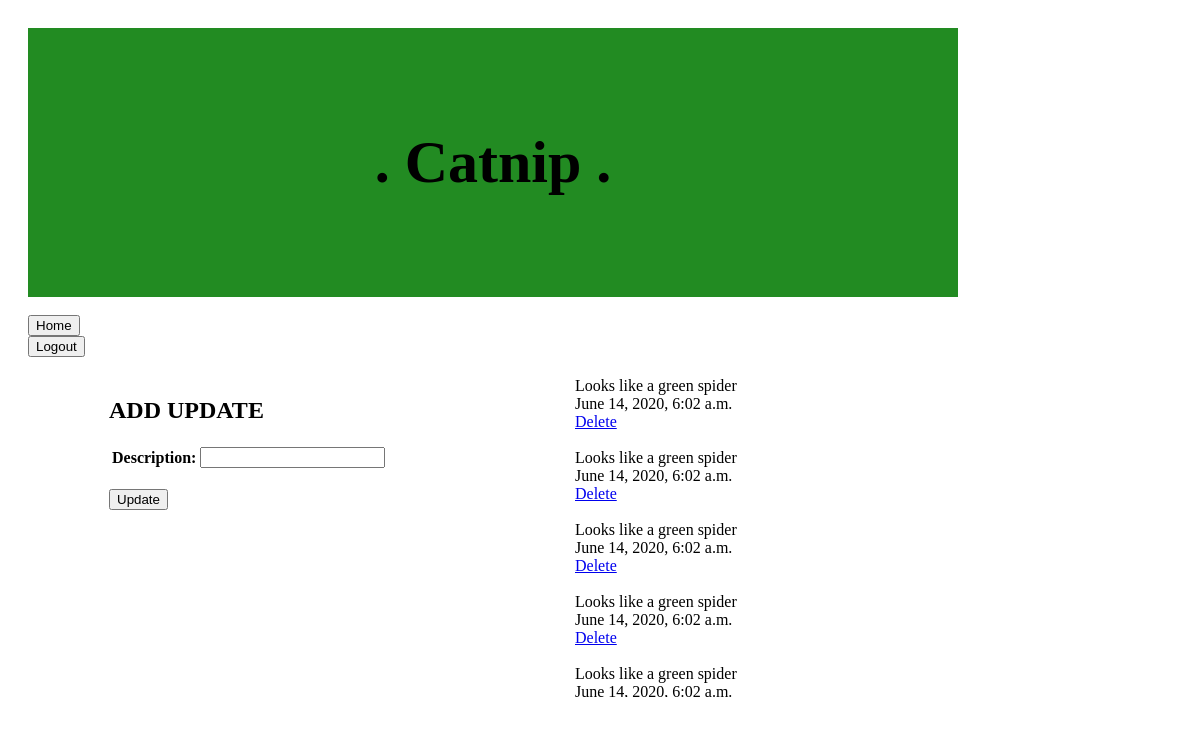
/plant/4, run on the app's committed database.
### Greenery_App/models.py (models this page shows)
class Plant(models.Model):
    plant_name = models.CharField(max_length = 255)
    description = models.TextField()
    poster = models.ForeignKey(User, related_name = 'plants', on_delete = models.CASCADE)
    created_at = models.DateTimeField(auto_now_add = True)
    updated_at = models.DateTimeField(auto_now = True)
    objects = PlantManager()

### Greenery_App/views.py (the view)
# urls.py: path('plant/<int:plant_id>', views.plant_profile),
def plant_profile(request, plant_id):
    context = {
        'plant_id': Plant.objects.get(id = plant_id),
    }
    return render(request, 'plant_profile.html', context)

### Greenery_App/templates/plant_profile.html (shortened to what this page needs)
<!DOCTYPE html>
<html lang="en">
<head>
    {% load static %}
    <link rel="stylesheet" href="{% static 'plant_profile.css' %}">
</head>
<body>
    <div id="wrapper">
        <div id="header">
            <h1>. {{ plant_id.plant_name }} .</h1>
        </div>
        <div id="navi">
            <form action="/main" method="POST">
                <input type="submit" value="Home">
            </form>
            <form action="/logout" method="POST">
                <input type="submit" value="Logout">
            </form>
        </div>
        <div class="profile">
            <h2>ADD UPDATE</h2>
            <form action="/update_plant/{{plant_id.id}}" method="POST">
                <table>
                    <tr>
                        <th>Description:</th>
                        <td><input type="textarea" name="description"></td>
                    </tr>
                </table>
                <br>
                <input type="submit" value="Update">
            </form>
        </div>
        <div class="profile">
            {% for description in plant_id.description %}
            <ul>
                <li>{{ plant_id.description }}</li>
                <li>{{ plant_id.updated_at }}</li>
            </ul>
            {% if request.session.id == plant.poster.id %}
            <a href="/delete/{{plant.id}}">Delete</a>
            <br>
            {% endif %}
            <br>
            {% endfor %}
        </div>
    </div>
</body>
</html>

### Greenery_App/static/plant_profile.css (style rules this page uses)
body { max-width: 950px; padding: 10px; }
#wrapper { max-width: 960px; margin: auto; background-color: white; padding: 10px; }
#header { padding: 60px; text-align: center; background-color: forestgreen; color: black; font-size: 30px; }
#navi { margin-left: 300px; display: inline; }
.profile { display: inline-block; width: 300px; height: 300px; padding: 20px; vertical-align: top; margin-left: 61px; margin-right: 61px; text-align: left; overflow: scroll; }
.profile ul { list-style-type: none; margin: 0; padding: 0; }

### data on the page
Plant: plant_name "Catnip", description "Looks like a green spider" "Looks like a green spider" "Looks like a green spider" "Looks like a green spider" "Looks like a green spider", updated_at "June 14, 2020, 6:02 a.m." "June 14, 2020, 6:02 a.m." "June 14, 2020, 6:02 a.m." "June 14, 2020, 6:02 a.m." "June 14, 2020, 6:02 a.m."
